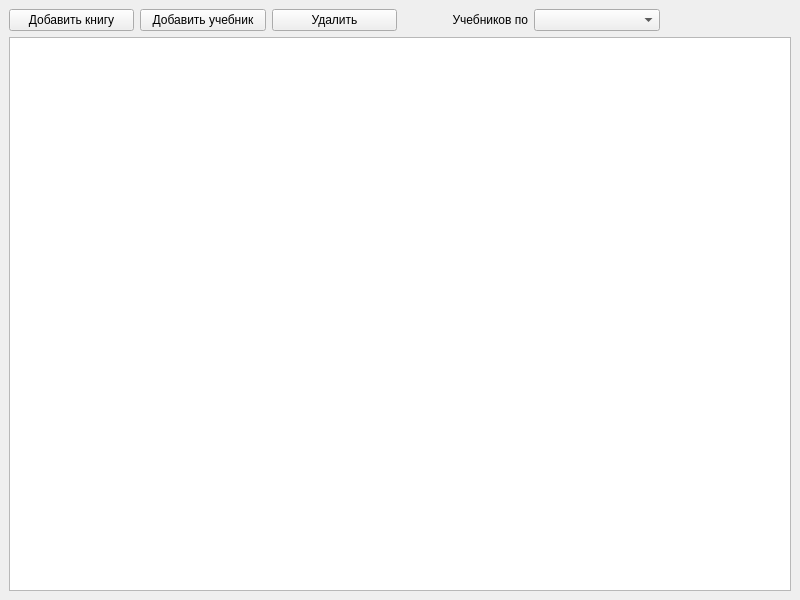
<?xml version="1.0" encoding="UTF-8"?>
<ui version="4.0">
 <class>MainWindow</class>
 <widget class="QMainWindow" name="MainWindow">
  <property name="geometry">
   <rect>
    <x>0</x>
    <y>0</y>
    <width>800</width>
    <height>600</height>
   </rect>
  </property>
  <property name="windowTitle">
   <string>Книжная полка</string>
  </property>
  <widget class="QWidget" name="centralwidget">
   <layout class="QVBoxLayout" name="verticalLayout">
    <item>
     <layout class="QHBoxLayout" name="horizontalLayout">
      <item>
       <widget class="QPushButton" name="btnAddBook">
        <property name="text">
         <string>Добавить книгу</string>
        </property>
       </widget>
      </item>
      <item>
       <widget class="QPushButton" name="btnAddSchoolbook">
        <property name="text">
         <string>Добавить учебник</string>
        </property>
       </widget>
      </item>
      <item>
       <widget class="QPushButton" name="btnDelete">
        <property name="text">
         <string>Удалить</string>
        </property>
       </widget>
      </item>
      <item>
       <widget class="QLabel" name="label">
        <property name="text">
         <string>Учебников по</string>
        </property>
        <property name="alignment">
         <set>Qt::AlignRight|Qt::AlignTrailing|Qt::AlignVCenter</set>
        </property>
       </widget>
      </item>
      <item>
       <widget class="QComboBox" name="cmb"/>
      </item>
      <item>
       <widget class="QLabel" name="lblResult">
        <property name="text">
         <string/>
        </property>
       </widget>
      </item>
     </layout>
    </item>
    <item>
     <widget class="QListWidget" name="listWidget"/>
    </item>
   </layout>
  </widget>
 </widget>
 <resources/>
 <connections/>
</ui>
